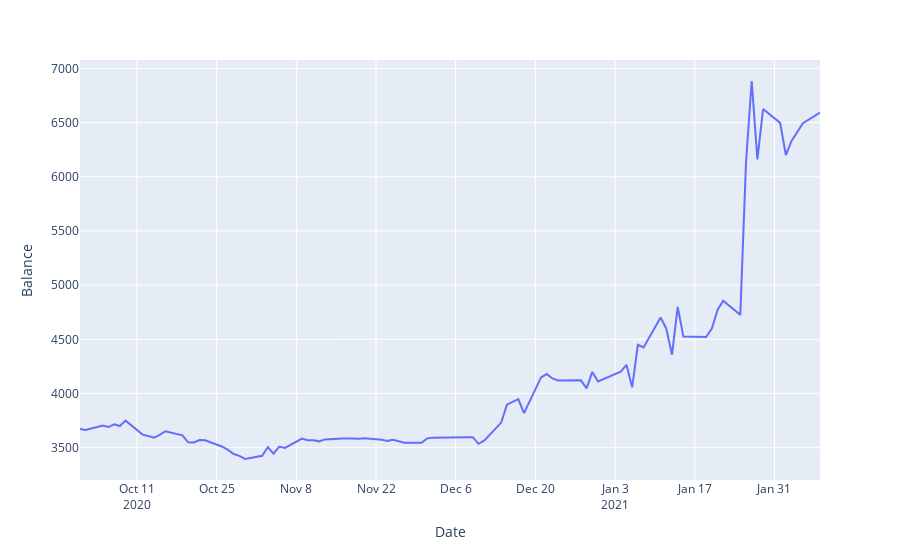

Here is the notebook cell this chart was saved with:
### Code cell
px.line(balance, x="Date", y="Balance")
